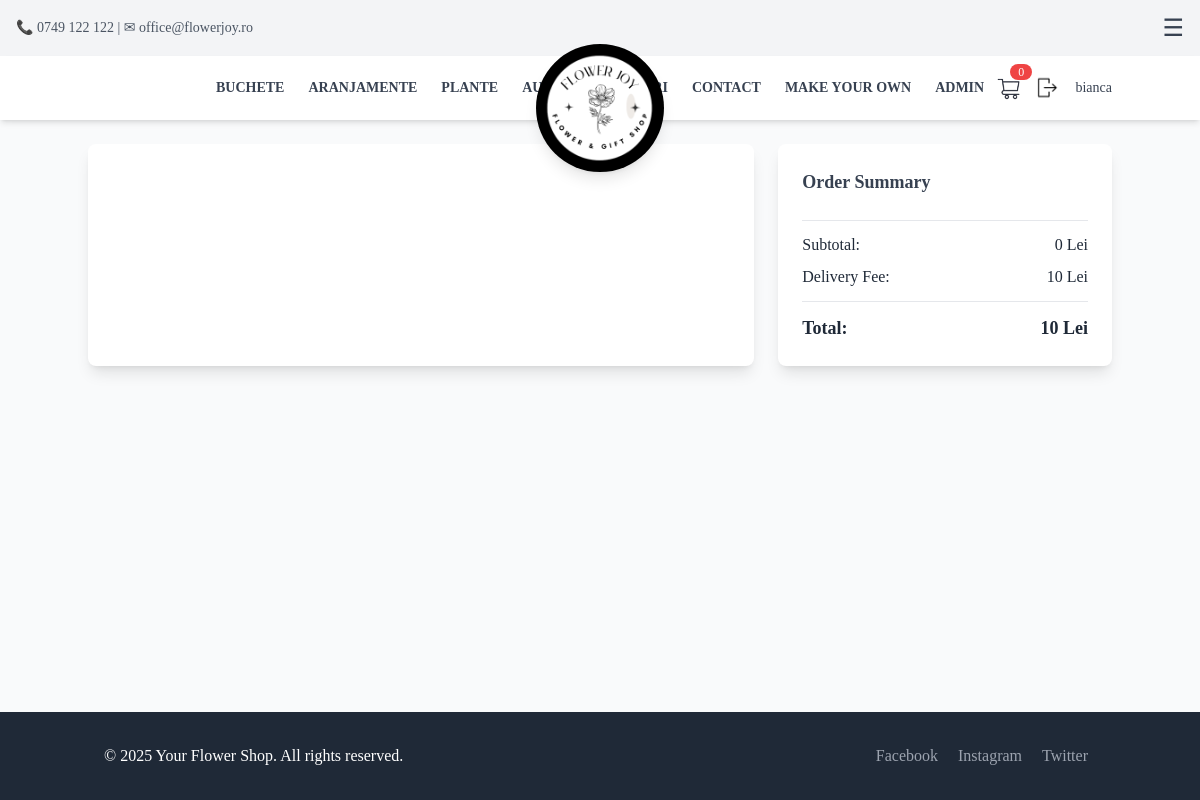
/checkout/ (signed in), run on an earlier commit of the app's database.
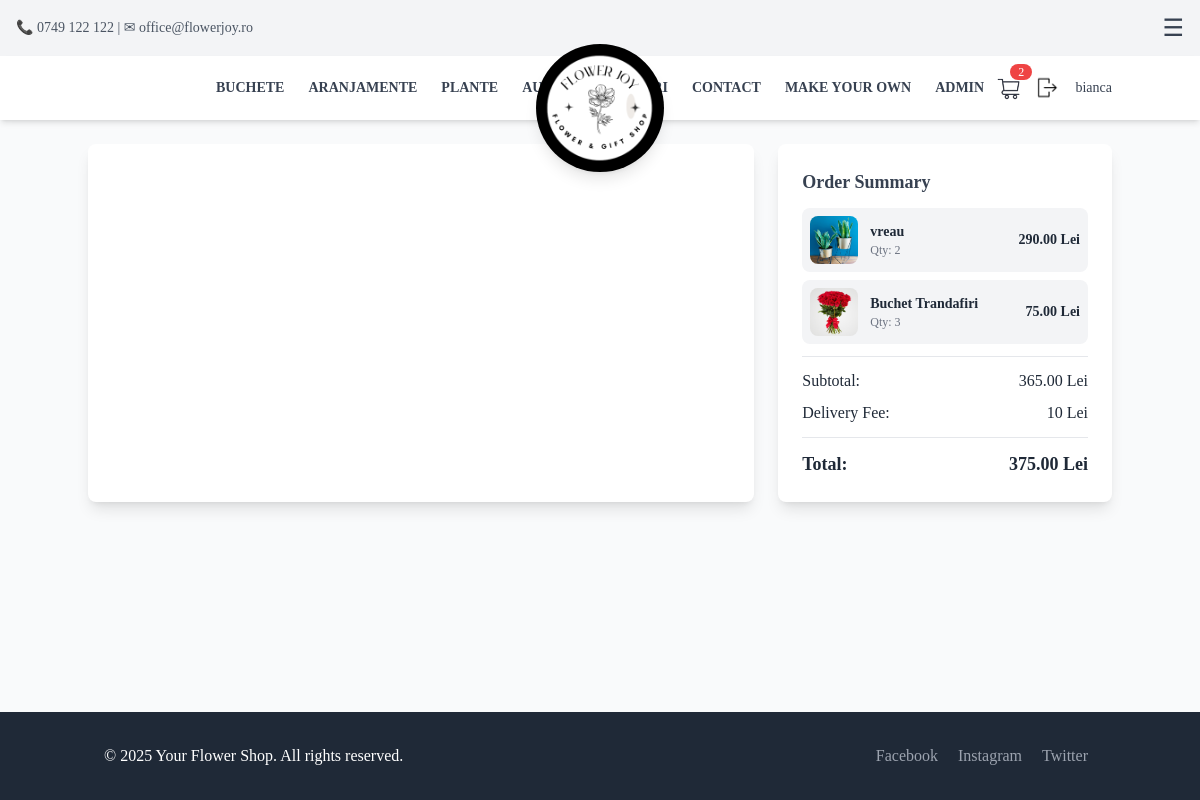
And on a later commit of the database.
### App/models.py (models this page shows, shortened)
class CartItem(models.Model):
    user = models.ForeignKey(User, on_delete=models.CASCADE, null=True, blank=True)
    session_id = models.CharField(max_length=255, null=True, blank=True) # Store session ID for anonymous users
    product = models.ForeignKey(Product, on_delete=models.CASCADE)
    quantity = models.PositiveIntegerField(default=1)
    def total_price(self):
        return self.product.price * self.quantity

class Product(models.Model):
    name = models.CharField(max_length=100, null=False, blank=False)
    description = models.TextField()
    category = models.CharField(
        max_length=100,
        choices=[
            ("buchete", "buchete"),
            ("plante", "plante"),
            ("aranjamente", "aranjamente"),
            ("Accessories", "Accessories"),
            ("Gifts", "Gifts"),
            ("CustomBouquet", "CustomBouquet"),
        ],
        default="General"
    )
    price = models.DecimalField(max_digits=10, decimal_places=2, null=False, blank=False)
    image = models.ImageField(upload_to="Pictures/", null=False, blank=False)
    created_at = models.DateTimeField(auto_now_add=True, null=False, blank=False)
    is_custom = models.BooleanField(default=False)
    in_store = models.BooleanField(default=False)
    auction_manual = models.BooleanField(default=False)
    auction_start_time = models.DateTimeField(null=True, blank=True)
    auction_floor_price = models.DecimalField(max_digits=10, decimal_places=2, default=10)
    auction_interval_minutes = models.PositiveIntegerField(default=60)
    auction_drop_amount = models.DecimalField(max_digits=6, decimal_places=2, default=5)
    before_auction_price = models.DecimalField(max_digits=10, decimal_places=2, null=False, blank=False, default=0.00)  # Store the price before auction
    bid_submited = models.BooleanField(default=False)  # Track if a bid has been submitted
    number_of_purcheses = models.PositiveIntegerField(default=0)  # Track the number of purchases

### App/views.py (the view, shortened to what this page needs)
# urls.py: path("checkout/", checkout, name="checkout"),
@login_required
def checkout(request):
    user = request.user if request.user.is_authenticated else None
    session_id = request.session.session_key or request.session.create()
    cart_items = CartItem.objects.filter(user=user) if user else CartItem.objects.filter(session_id=session_id)
    subtotal = sum(item.total_price() for item in cart_items)
    delivery_fee = 10  # Example delivery fee
    total_price = subtotal + delivery_fee
    return render(request, "checkout.html", {
        'stripe_public_key': settings.STRIPE_PUBLIC_KEY,
        "cart_items": cart_items,
        "subtotal": subtotal,
        "delivery_fee": delivery_fee,
        "total_price": total_price,
    })

### App/templates/partials/checkout.html (shortened to what this page needs)
{% extends 'base.html' %}
{% block content %}
<div class="container mx-auto flex flex-col lg:flex-row gap-6 mt-20 py-16">
    <div class="w-full lg:w-2/3 bg-white shadow-lg rounded-lg p-6 relative" id="checkout-section-container">
    </div>
  <div class="w-full lg:w-1/3 bg-white shadow-lg rounded-lg p-6">
    <h3 class="text-lg font-bold text-gray-700">Order Summary</h3>
    <div class="max-h-44 overflow-y-auto space-y-2 mt-3">
      {% for item in cart_items %}
      <div class="flex items-center justify-between bg-gray-100 p-2 rounded-lg">
        <div class="flex items-center gap-3">
          <img src="{{ item.product.image.url }}" alt="{{ item.product.name }}" class="w-12 h-12 rounded-lg">
          <div>
            <p class="text-sm font-semibold">{{ item.product.name }}</p>
            <p class="text-xs text-gray-500">Qty: {{ item.quantity }}</p>
          </div>
        </div>
        <p class="text-sm font-semibold">{{ item.total_price }} Lei</p>
      </div>
      {% endfor %}
    </div>
    <hr class="my-3">
    <div class="flex justify-between mt-2">
      <p>Subtotal:</p>
      <p>{{ subtotal }} Lei</p>
    </div>
    <div class="flex justify-between mt-2">
      <p>Delivery Fee:</p>
      <p>{{ delivery_fee }} Lei</p>
    </div>
    <hr class="my-3">
    <div class="flex justify-between text-lg font-semibold">
      <p>Total:</p>
      <p>{{ total_price }} Lei</p>
    </div>
  </div>
</div>
{% endblock %}

What changed in the data, as far as the page shows it:
added CartItem: product.image (picture), product.name "vreau", quantity "2", total_price "290.00"
added CartItem: product.image (picture), product.name "Buchet Trandafiri", quantity "3", total_price "75.00"
Also different on the page:
{{ cart_count }}: "0" → "2"
{{ subtotal }}: "0" → "365.00"
{{ total_price }}: "10" → "375.00"
